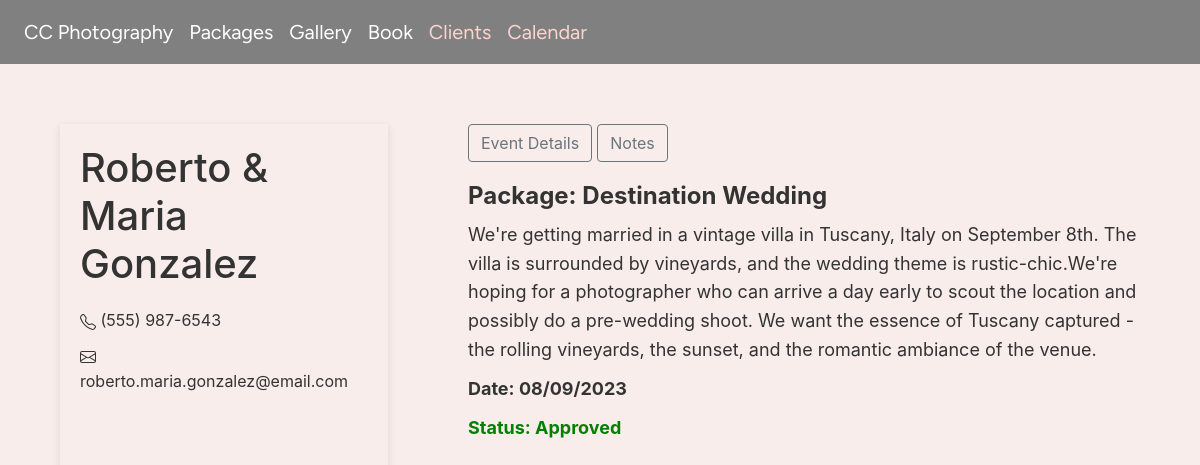
The page /clients/8/ (signed in) on the database its author committed.
### wedding/models.py (models this page shows, shortened)
class Client(models.Model):
    PACKAGE_OPTIONS = [
        ('Wedding', 'Wedding'),
        ('Engagement Shoot', 'Engagement Shoot'),
        ('Destination Wedding', 'Destination Wedding')
    ]
    name = models.CharField(max_length=64)
    email = models.EmailField()
    phone = models.CharField(max_length=15)
    package = models.CharField(max_length=64, choices=PACKAGE_OPTIONS, default='Wedding')
    description = models.TextField(null=True, blank=True)
    date_added = models.DateTimeField(auto_now_add=True)
    date_requested = models.DateTimeField(auto_now_add=False)
    approved = models.BooleanField(default=False)
    completed = models.BooleanField(default=False)

### wedding/views.py (the view)
# urls.py: path("clients/<int:client_id>/", views.client, name="client"),
def client(request, client_id):
    user = request.user
    client_info = Client.objects.get(id=client_id)
    notes = Note.objects.filter(client=client_info)
    if not user.is_authenticated:
        return redirect('index')
    return render(request, "wedding/client.html", {
        "user": user,
        "clients": clients,
        "client": client_info,
        "notes": notes
    })

### wedding/templates/wedding/client.html (shortened to what this page needs)
{% extends "wedding/layout.html" %}
{% load static %}
{% block body %}
    {% if user.is_authenticated %}
        <div class="client-profile">
            <div class="contact-container">
                <div style="margin-bottom: 20px;"><h1>{{ client.name }}</h1></div>
                <div style="margin-bottom: 10px;"> {{ client.phone }}</div>
                <div style="margin-bottom: 10px;"> {{ client.email }}</div>
            </div>
            <div class="details-container">
                <button class="btn btn-outline-secondary" style="margin-bottom: 20px;" id="event">Event Details</button>
                <button class="btn btn-outline-secondary" style="margin-bottom: 20px;" id="notes">Notes</button>
                <div id="event-view">
                    <div style="margin-bottom: 10px;"><h4><strong>Package: {{ client.package }}</strong></h4></div>
                    <div style="margin-bottom: 10px;">{{ client.description }}</div>
                    <div style="margin-bottom: 10px;"><strong>Date: {{ client.date_requested| date:"d/m/Y"}}</strong></div>
                    {% if client.approved == False %}
                        <div style="margin-bottom: 10px;"><button class="btn btn-primary" id="approve-button" data-client-id="{{ client.id }}">Approve</button></div>
                    {% else %}
                        <div style="margin-bottom: 20px; color: green"><strong>Status: Approved</strong></div>
                    {% endif %}
                </div>
            </div>
        </div>
    {% else %}
        <div>
            You are not authenticated
        </div>
    {% endif %}
{% endblock %}

### wedding/static/wedding/styles.css (style rules this page uses)
:root { --text: grey; --headers: grey; --background: #F8EDEB; --button: #FCD5CE; --content-background: #FCD5CE; --nav: grey; --form: #D8E2DC; }
body { line-height: 1.6; background-color: var(--background); color: #333333; }
.client-profile { display: flex; margin: 20px; height: 100vh; align-items: stretch; }
.contact-container { flex: 0.3; padding: 20px; margin: 40px; box-shadow: 0px 2px 8px rgba(0, 0, 0, 0.1); }
.details-container { flex: 0.7; font-size: 18px; margin: 40px; position: relative; }

### rows shown on the page
Client: name "Roberto & Maria Gonzalez", phone "(555) 987-6543", email "roberto.maria.gonzalez@email.com", package "Destination Wedding", description "We're getting married in a vintage villa in Tuscany, Italy on September 8th. The villa is surrounded by vineyards, and the wedding theme is rustic-chic.We're hoping for a photographer who can arrive a day early to scout the location and possibly do a pre-wedding shoot. We want the essence of Tuscany captured - the rolling vineyards, the sunset, and the romantic ambiance of the venue.", date_requested "08/09/2023"
